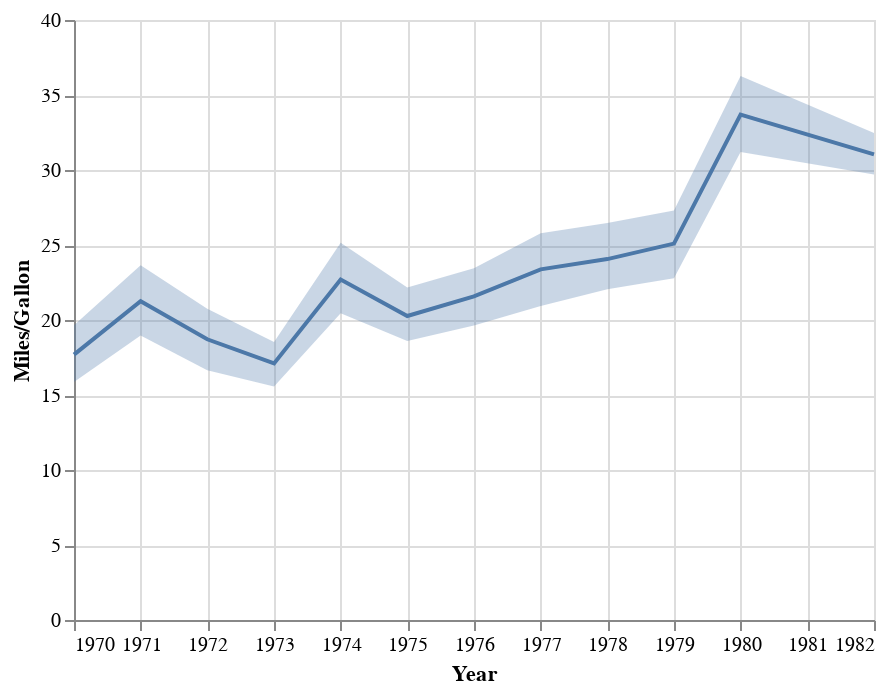

The notebook cell this image was saved under:
### Code cell
line = alt.Chart(cars).mark_line().encode(
    x='Year',
    y='mean(Miles_per_Gallon)'
)

band = alt.Chart(cars).mark_errorband(extent='ci').encode(
    x='Year',
    y=alt.Y('Miles_per_Gallon', title='Miles/Gallon'),
)

band + line

### Figure 1 — Vega-Lite specification as saved in the notebook (floating-point values rounded to 4 significant figures; data arrays with more than 128 entries replaced by an {"elided": "..."} marker saying what was removed)
{"config": {"view": {"continuousWidth": 400, "continuousHeight": 300}}, "layer": [{"mark": {"type": "errorband", "extent": "ci"}, "encoding": {"x": {"field": "Year", "type": "temporal"}, "y": {"field": "Miles_per_Gallon", "title": "Miles/Gallon", "type": "quantitative"}}}, {"mark": "line", "encoding": {"x": {"field": "Year", "type": "temporal"}, "y": {"aggregate": "mean", "field": "Miles_per_Gallon", "type": "quantitative"}}}], "data": {"name": "data-f02450ab61490a1363517a0190416235"}, "$schema": "https://vega.github.io/schema/vega-lite/v4.17.0.json", "datasets": {"data-f02450ab61490a1363517a0190416235": {"elided": "406 records"}}}
